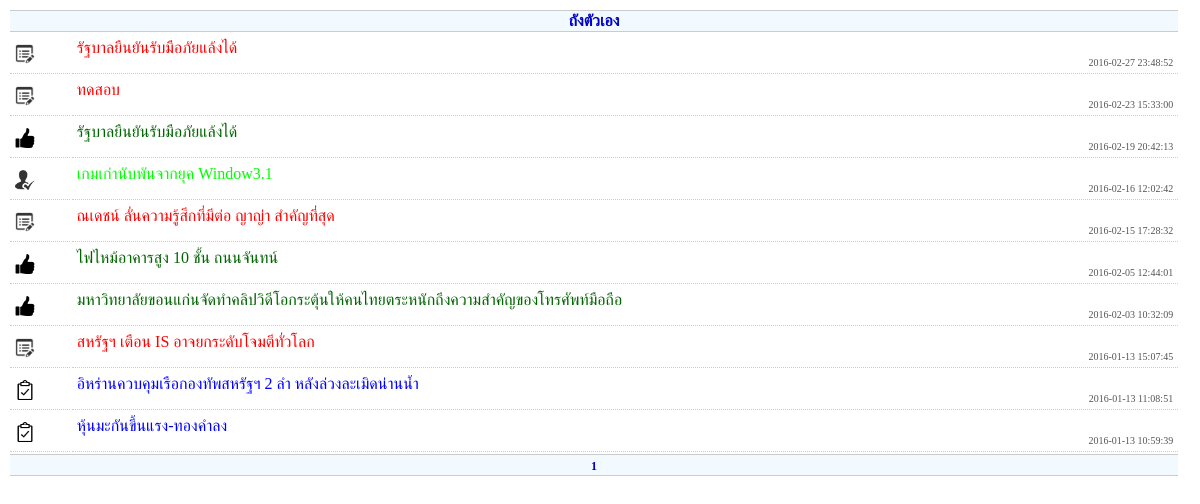
The page /part_listNewsMe.php (signed in) on the database its author committed.
### tables this page shows
CREATE TABLE `script` (
`scID`  varchar(15) NOT NULL ,
`runID`  int(11) NULL DEFAULT NULL ,
`dateCode`  varchar(9) NULL DEFAULT NULL ,
`title`  varchar(500) NULL DEFAULT NULL ,
`duration`  varchar(10) NULL DEFAULT '0' ,
`script`  longtext NULL ,
`statusID`  tinyint(11) NULL DEFAULT NULL ,
`typeID`  tinyint(4) NULL DEFAULT NULL ,
`createBy`  varchar(10) NULL DEFAULT NULL ,
`createDate`  datetime NULL DEFAULT NULL ,
`modifyBy`  varchar(10) NULL DEFAULT NULL ,
`modifyDate`  datetime NULL DEFAULT NULL ,
`referTo`  varchar(10) NULL DEFAULT NULL ,
`tblID`  int(11) NULL DEFAULT NULL ,
`proID`  int(11) NULL DEFAULT NULL ,
`dateOnAir`  date NULL DEFAULT NULL ,
`timeOnAir`  time NULL DEFAULT NULL ,
PRIMARY KEY (`scID`)
);

### sc.php (called while the page is built, shortened)
<?php
class newsScript{
    public function setMenuMe($statusID,$owner,$user,$permissionME,$approve,$other){
        $menu="";
        switch($statusID){
            case "1":
                if ($owner==$user){
                    if ($permissionME==2){
                        $menu="mnufull";
                    } else {
                        $menu="mnuPrint";
                    }
                } else {
                    $menu="mnuView";
                }
                break;
            case "2":
                if ($owner==$user){
                    if($approve=="1"){
                        $menu="mnufull";
                    } else {
                        $menu="mnuView";
                    }
                } else {
                   $menu="mnuPrint";
                }
                break;
            case "3":
                $menu="mnuPrint";
                break;
            case "5":
				$menu="mnuPrint";
				break;
        }
        return $menu;
    }
}
?>

### part_listNewsMe.php (the view, shortened to what this page needs)
<?php
require "sc.php";
$conn = new mysqli($servername, $username, $password, $dbname);
mysqli_set_charset($conn,"utf8");
$recPage=20;
if ($conn->connect_error) {
} else {
	if (isset($_GET['s'])) {$search=$_GET["s"];} else {$search="";};
	if (isset($_GET["p"])) {$page  = $_GET["p"]; } else {$page=1;};
	if ($page!=""){
		$itemStart=($page-1)* $recPage;
	} else {
		$itemStart=0;
	}
	if ($search!=""){
		$sql="select * from script where (title like '%$search%' and modifyBy='" . $_SESSION["usrName"] . "') order by scID desc";
	} else {
		$sql="select * from script where (modifyBy='" . $_SESSION["usrName"] . "') order by scID desc";
	}
	$result = $conn->query("$sql  LIMIT $itemStart,$recPage");
	if ($result->num_rows > 0) {
		while($row = $result->fetch_assoc()) {
			$imgStatus="<img src='images/status/" . $row["statusID"] . ".png' style='width:20px;height:20px' />";
            $process=new newsScript;
            $cssStatus=$process->setMenuMe($row["statusID"],$row["modifyBy"],$_SESSION["usrName"],$_SESSION['groupMe'],$_SESSION['approve'],$_SESSION['otherGroup']);
			if ($search!=""){
				$tableList=$tableList . "<tr><td>$imgStatus</td><td  class='$cssStatus'><span class='status_" . $row["statusID"] . "' style='cursor:hand' onclick=\"javascript:showContextMenu('" . $row["scID"] . "')\">" . str_replace($search,"<span class='keyword'>$search</span>",$row["title"]) . "</span><div class='desc'>" . $row["createDate"] . "</div></td></tr>";
			} else {
				$tableList=$tableList . "<tr><td>$imgStatus</td><td class='status_" . $row["statusID"] . "'><span class='$cssStatus' style='cursor:hand' onclick=\"javascript:showContextMenu('" . $row["scID"] . "')\">" . $row["title"] . "</span><div class='desc'>" . $row["createDate"] . "</div></td></tr>";
			}
		}
	}
	$result = $conn->query($sql);
	$row = $result->num_rows;
	$pageCount=ceil($row /$recPage);
	for ($pageNum = 1; $pageNum <= (double)$pageCount; $pageNum++) {
		if ($pageNum==$page) {
			$strPageAll=$strPageAll . "  <span class='pagination'><span class='context-menu-1'>" . $pageNum  . "</span></span>";
		} else {
			$strPageAll=$strPageAll . " <span  class='pagination'><a href='#' onclick='pageDataMe($pageNum);'>" . $pageNum  . "</a></span>";
		}
	}
}
?>
<link href="css/listScript.css" rel="stylesheet" type="text/css">
<link href="easyui/themes/default/easyui.css" rel="stylesheet" type="text/css">
<link href="easyui/themes/icon.css" rel="stylesheet" type="text/css">
<table width="90%" class="three">
<tr>
<th colspan=2>ถังตัวเอง</th>
</tr>
<?php echo($tableList); ?>
<tr>
<th colspan=2><?php	echo ($strPageAll); ?></th>
</tr>
</table>

### css/listScript.css (style rules this page uses)
.status_1 { color:red; }
.status_2 { color:blue; }
.status_3 { color:darkgreen; }
.status_5 { color:lime; }
table.three { width:99%; border:0; }
table.three th { font-weight:bold; border-bottom:1px solid #CCC; border-top:1px solid #CCC; background-color:#F2F9FF ; color:#0000CC; }
table.three td { padding:5px; border-bottom:1px dotted #CCC; }
span.pagination { padding: 1px; margin: 1px; }

### easyui/themes/default/easyui.css (style rules this page uses)
.pagination { zoom: 1; }
.pagination span { font-size: 12px; }

### part_listNewsMe.php (style rules this page uses)
.desc { color: #555; font-size: 10px; text-align: right; }

### rows shown on the page
script: title "รัฐบาลยืนยันรับมือภัยแล้งได้", createDate "2016-02-27 23:48:52"
script: title "ทดสอบ", createDate "2016-02-23 15:33:00"
script: title "รัฐบาลยืนยันรับมือภัยแล้งได้", createDate "2016-02-19 20:42:13"
script: title "เกมเก่านับพันจากยุค Window3.1", createDate "2016-02-16 12:02:42"
script: title "ณเดชน์ ลั่นความรู้สึกที่มีต่อ ญาญ่า สำคัญที่สุด", createDate "2016-02-15 17:28:32"
script: title "ไฟไหม้อาคารสูง 10 ชั้น ถนนจันทน์", createDate "2016-02-05 12:44:01"
script: title "มหาวิทยาลัยขอนแก่นจัดทำคลิปวิดีโอกระตุ้นให้คนไทยตระหนักถึงความสำคัญของโทรศัพท์มือถือ", createDate "2016-02-03 10:32:09"
script: title "สหรัฐฯ เตือน IS อาจยกระดับโจมตีทั่วโลก", createDate "2016-01-13 15:07:45"
script: title "อิหร่านควบคุมเรือกองทัพสหรัฐฯ 2 ลำ หลังล่วงละเมิดน่านน้ำ", createDate "2016-01-13 11:08:51"
script: title "หุ้นมะกันขึ้นแรง-ทองคำลง", createDate "2016-01-13 10:59:39"
